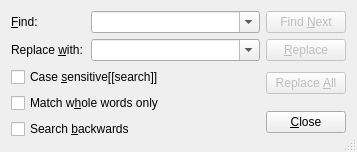
<ui version="4.0">
 <class>SearchUi</class>
 <widget class="QDialog" name="SearchUi">
  <property name="geometry">
   <rect>
    <x>0</x>
    <y>0</y>
    <width>357</width>
    <height>152</height>
   </rect>
  </property>
  <property name="windowTitle">
   <string/>
  </property>
  <property name="sizeGripEnabled">
   <bool>true</bool>
  </property>
  <layout class="QGridLayout">
   <property name="margin">
    <number>11</number>
   </property>
   <property name="spacing">
    <number>6</number>
   </property>
   <item row="0" column="0">
    <widget class="QLabel" name="findLA">
     <property name="text">
      <string>&amp;Find:</string>
     </property>
     <property name="buddy">
      <cstring>findCO</cstring>
     </property>
    </widget>
   </item>
   <item row="0" column="1" colspan="2">
    <widget class="QComboBox" name="findCO">
     <property name="sizePolicy">
      <sizepolicy hsizetype="MinimumExpanding" vsizetype="Fixed">
       <horstretch>0</horstretch>
       <verstretch>0</verstretch>
      </sizepolicy>
     </property>
     <property name="focusPolicy">
      <enum>Qt::StrongFocus</enum>
     </property>
     <property name="editable">
      <bool>true</bool>
     </property>
     <property name="maxCount">
      <number>666</number>
     </property>
     <property name="insertPolicy">
      <enum>QComboBox::InsertAtTop</enum>
     </property>
     <property name="autoCompletion">
      <bool>false</bool>
     </property>
     <property name="duplicatesEnabled">
      <bool>false</bool>
     </property>
    </widget>
   </item>
   <item row="1" column="0">
    <widget class="QLabel" name="replaceLA">
     <property name="text">
      <string>Replace &amp;with:</string>
     </property>
     <property name="buddy">
      <cstring>replaceCO</cstring>
     </property>
    </widget>
   </item>
   <item row="1" column="1" colspan="2">
    <widget class="QComboBox" name="replaceCO">
     <property name="sizePolicy">
      <sizepolicy hsizetype="MinimumExpanding" vsizetype="Fixed">
       <horstretch>0</horstretch>
       <verstretch>0</verstretch>
      </sizepolicy>
     </property>
     <property name="editable">
      <bool>true</bool>
     </property>
     <property name="maxCount">
      <number>666</number>
     </property>
     <property name="insertPolicy">
      <enum>QComboBox::InsertAtTop</enum>
     </property>
     <property name="autoCompletion">
      <bool>false</bool>
     </property>
     <property name="duplicatesEnabled">
      <bool>false</bool>
     </property>
    </widget>
   </item>
   <item row="2" column="0" colspan="2">
    <widget class="QCheckBox" name="caseCB">
     <property name="text">
      <string>Case &amp;sensitive[[search]]</string>
     </property>
    </widget>
   </item>
   <item row="3" column="0" rowspan="2" colspan="2">
    <widget class="QCheckBox" name="wordsCB">
     <property name="text">
      <string>Match w&amp;hole words only</string>
     </property>
    </widget>
   </item>
   <item row="2" column="2">
    <spacer>
     <property name="orientation">
      <enum>Qt::Horizontal</enum>
     </property>
     <property name="sizeType">
      <enum>QSizePolicy::Expanding</enum>
     </property>
     <property name="sizeHint" stdset="0">
      <size>
       <width>20</width>
       <height>20</height>
      </size>
     </property>
    </spacer>
   </item>
   <item row="6" column="0" colspan="2">
    <spacer>
     <property name="orientation">
      <enum>Qt::Vertical</enum>
     </property>
     <property name="sizeType">
      <enum>QSizePolicy::Expanding</enum>
     </property>
     <property name="sizeHint" stdset="0">
      <size>
       <width>20</width>
       <height>20</height>
      </size>
     </property>
    </spacer>
   </item>
   <item row="6" column="3">
    <spacer>
     <property name="orientation">
      <enum>Qt::Vertical</enum>
     </property>
     <property name="sizeType">
      <enum>QSizePolicy::Expanding</enum>
     </property>
     <property name="sizeHint" stdset="0">
      <size>
       <width>20</width>
       <height>20</height>
      </size>
     </property>
    </spacer>
   </item>
   <item row="0" column="3">
    <widget class="QPushButton" name="findPB">
     <property name="enabled">
      <bool>false</bool>
     </property>
     <property name="text">
      <string>Find &amp;Next</string>
     </property>
     <property name="default">
      <bool>true</bool>
     </property>
    </widget>
   </item>
   <item row="1" column="3">
    <widget class="QPushButton" name="replacePB">
     <property name="enabled">
      <bool>false</bool>
     </property>
     <property name="text">
      <string>&amp;Replace</string>
     </property>
    </widget>
   </item>
   <item row="2" column="3" rowspan="2">
    <widget class="QPushButton" name="replaceallPB">
     <property name="enabled">
      <bool>false</bool>
     </property>
     <property name="text">
      <string>Replace &amp;All</string>
     </property>
    </widget>
   </item>
   <item row="5" column="0" colspan="2">
    <widget class="QCheckBox" name="backwardsCB">
     <property name="text">
      <string>Search &amp;backwards</string>
     </property>
    </widget>
   </item>
   <item row="4" column="3" rowspan="2">
    <widget class="QPushButton" name="closePB">
     <property name="text">
      <string>&amp;Close</string>
     </property>
    </widget>
   </item>
  </layout>
 </widget>
 <tabstops>
  <tabstop>findCO</tabstop>
  <tabstop>replaceCO</tabstop>
  <tabstop>caseCB</tabstop>
  <tabstop>wordsCB</tabstop>
  <tabstop>backwardsCB</tabstop>
  <tabstop>findPB</tabstop>
  <tabstop>replacePB</tabstop>
  <tabstop>replaceallPB</tabstop>
  <tabstop>closePB</tabstop>
 </tabstops>
 <includes>
  <include location="local">qt_i18n.h</include>
 </includes>
 <resources/>
 <connections/>
</ui>
